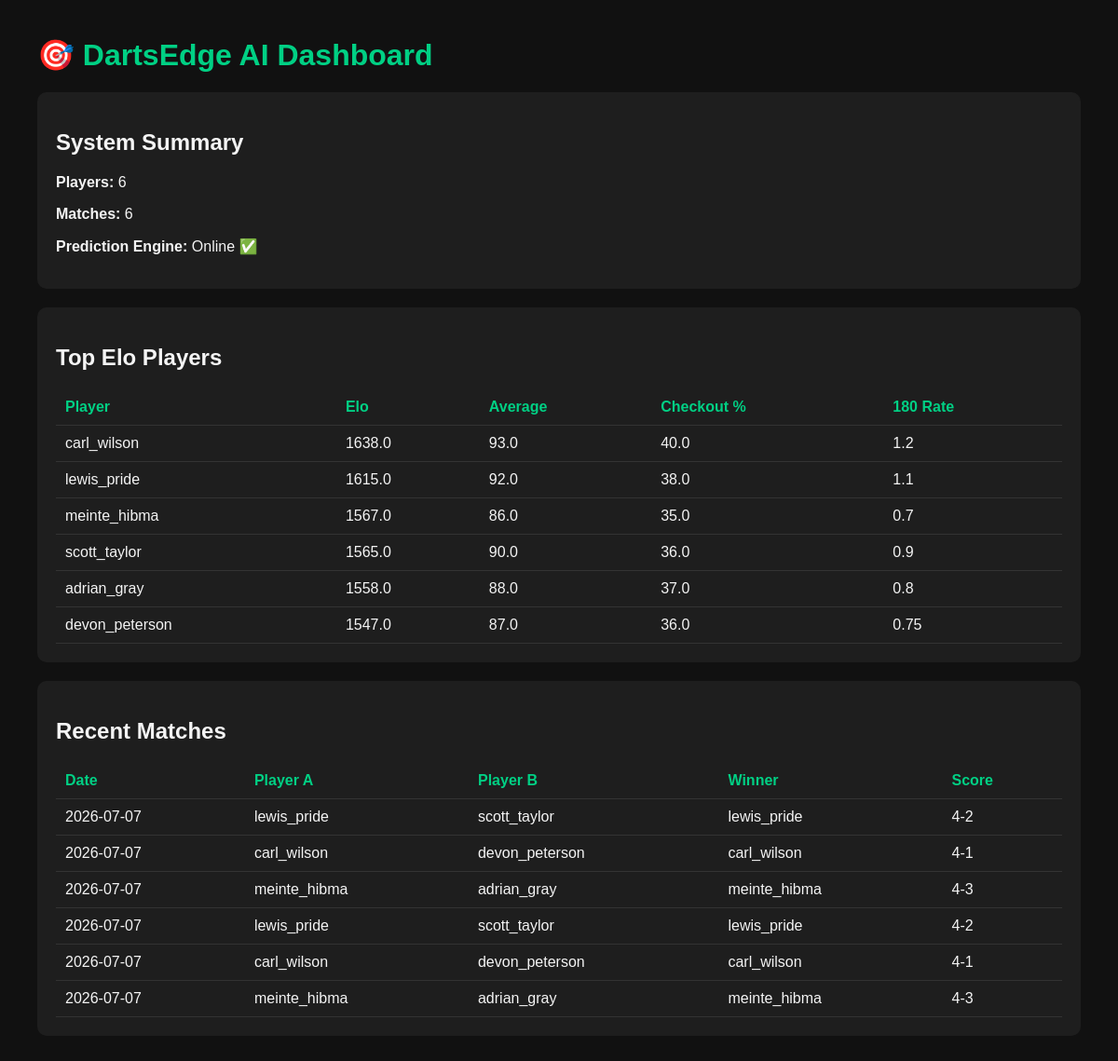
/dashboard, run on the app's committed database.
### app/models/player.py (models this page shows)
class Player(Base):
    __tablename__ = "players"
    id = Column(Integer, primary_key=True, index=True)
    name = Column(String, unique=True, index=True)
    elo = Column(Float)
    average = Column(Float)
    checkout = Column(Float)
    one80_rate = Column(Float)

### app/models/match.py (models this page shows)
class Match(Base):
    __tablename__ = "matches"
    id = Column(Integer, primary_key=True, index=True)
    date = Column(Date)
    player_a = Column(String)
    player_b = Column(String)
    winner = Column(String)
    score = Column(String)

### app/main.py (the view)
@app.get("/dashboard")
def dashboard(request: Request):
    db = SessionLocal()
    players = db.query(Player).order_by(Player.elo.desc()).all()
    matches = db.query(Match).order_by(Match.date.desc()).limit(10).all()
    player_count = db.query(Player).count()
    match_count = db.query(Match).count()
    db.close()
    return templates.TemplateResponse(
        "dashboard.html",
        {
            "request": request,
            "players": players,
            "matches": matches,
            "player_count": player_count,
            "match_count": match_count
        }
    )

### app/templates/dashboard.html (shortened to what this page needs)
<!DOCTYPE html>
<html>
<head>
</head>
<body>
<h1>🎯 DartsEdge AI Dashboard</h1>
<div class="card">
    <h2>System Summary</h2>
    <p><strong>Players:</strong> {{ player_count }}</p>
    <p><strong>Matches:</strong> {{ match_count }}</p>
    <p><strong>Prediction Engine:</strong> Online ✅</p>
</div>
<div class="card">
    <h2>Top Elo Players</h2>
    <table>
        <tr>
            <th>Player</th>
            <th>Elo</th>
            <th>Average</th>
            <th>Checkout %</th>
            <th>180 Rate</th>
        </tr>
        {% for p in players %}
        <tr>
            <td>{{ p.name }}</td>
            <td>{{ p.elo }}</td>
            <td>{{ p.average }}</td>
            <td>{{ p.checkout }}</td>
            <td>{{ p.one80_rate }}</td>
        </tr>
        {% endfor %}
    </table>
</div>
<div class="card">
    <h2>Recent Matches</h2>
    <table>
        <tr>
            <th>Date</th>
            <th>Player A</th>
            <th>Player B</th>
            <th>Winner</th>
            <th>Score</th>
        </tr>
        {% for m in matches %}
        <tr>
            <td>{{ m.date }}</td>
            <td>{{ m.player_a }}</td>
            <td>{{ m.player_b }}</td>
            <td>{{ m.winner }}</td>
            <td>{{ m.score }}</td>
        </tr>
        {% endfor %}
    </table>
</div>
</body>
</html>

### app/templates/dashboard.html (style rules this page uses)
body { font-family: Arial, sans-serif; margin: 40px; background: #111; color: #f4f4f4; }
h1 { color: #00d084; }
.card { background: #1e1e1e; padding: 20px; margin-bottom: 20px; border-radius: 10px; }
table { width: 100%; border-collapse: collapse; }
th, td { padding: 10px; border-bottom: 1px solid #333; }
th { text-align: left; color: #00d084; }

### data on the page
Player: name "carl_wilson", elo "1638.0", average "93.0", checkout "40.0", one80_rate "1.2"
Player: name "lewis_pride", elo "1615.0", average "92.0", checkout "38.0", one80_rate "1.1"
Player: name "meinte_hibma", elo "1567.0", average "86.0", checkout "35.0", one80_rate "0.7"
Player: name "scott_taylor", elo "1565.0", average "90.0", checkout "36.0", one80_rate "0.9"
Player: name "adrian_gray", elo "1558.0", average "88.0", checkout "37.0", one80_rate "0.8"
Player: name "devon_peterson", elo "1547.0", average "87.0", checkout "36.0", one80_rate "0.75"
Match: date "2026-07-07", player_a "lewis_pride", player_b "scott_taylor", winner "lewis_pride", score "4-2"
Match: date "2026-07-07", player_a "carl_wilson", player_b "devon_peterson", winner "carl_wilson", score "4-1"
Match: date "2026-07-07", player_a "meinte_hibma", player_b "adrian_gray", winner "meinte_hibma", score "4-3"
Match: date "2026-07-07", player_a "lewis_pride", player_b "scott_taylor", winner "lewis_pride", score "4-2"
Match: date "2026-07-07", player_a "carl_wilson", player_b "devon_peterson", winner "carl_wilson", score "4-1"
Match: date "2026-07-07", player_a "meinte_hibma", player_b "adrian_gray", winner "meinte_hibma", score "4-3"

### other printed values
{{ player_count }} "6"
{{ match_count }} "6"
